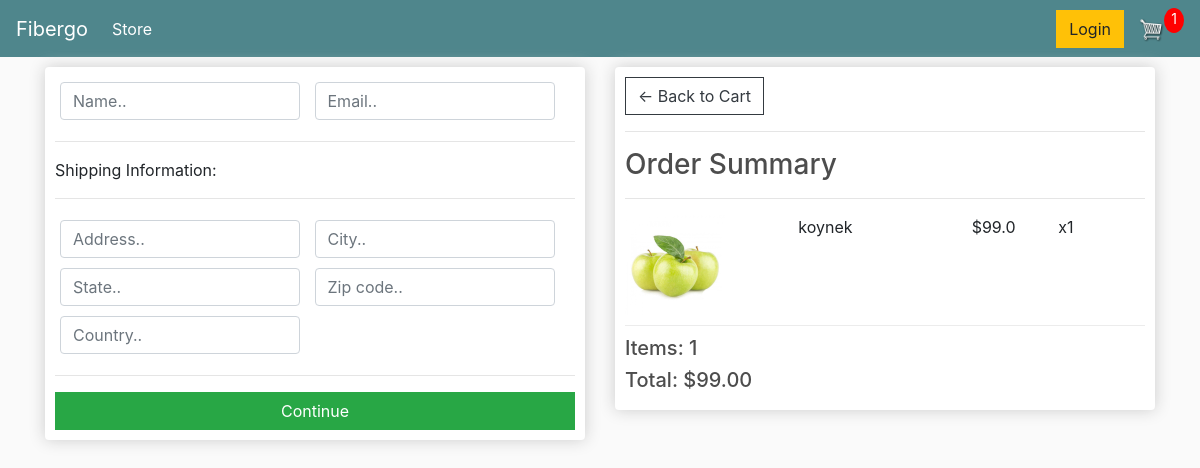
/checkout/ (signed in), run on an earlier commit of the app's database.
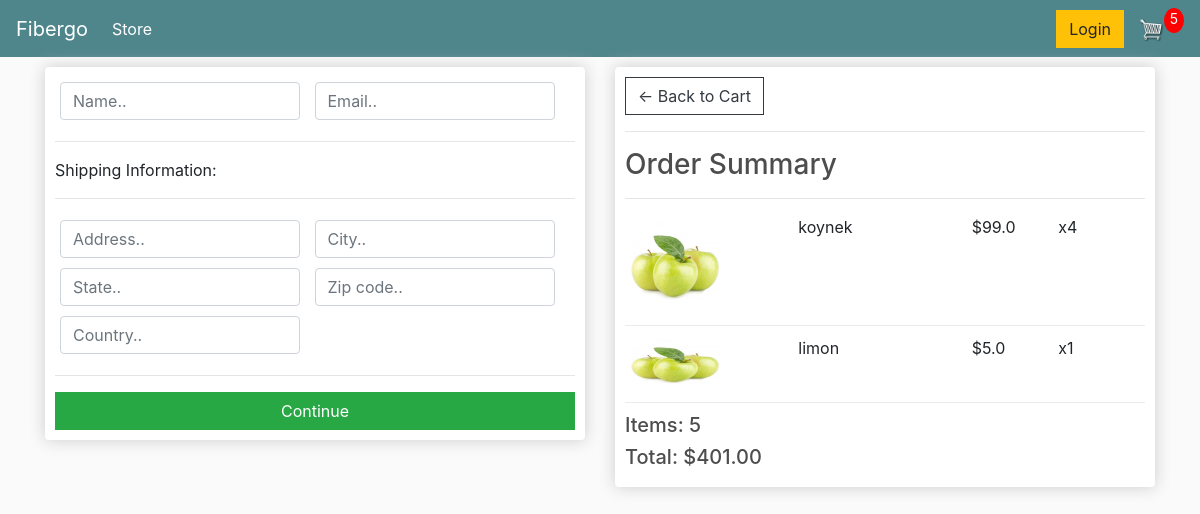
And on a later commit of the database.
### store/models.py (models this page shows, shortened)
class OrderItem(models.Model):
    product = models.ForeignKey(Product, on_delete=models.SET_NULL, blank=True, null=True)
    order = models.ForeignKey(Order, on_delete=models.SET_NULL, blank=True, null=True)
    quantity = models.IntegerField(default=0, blank=True, null=True)
    date_added = models.DateTimeField(auto_now_add=True)
    @property
    def get_total(self):
        total = self.product.price * self.quantity
        return total

class Product(models.Model):
    name = models.CharField(max_length=200)
    price = models.FloatField()
    image = models.ImageField(null=True, blank=True)
    @property
    def imageURL(self):
        try:
            url = self.image.url
        except:
            url = ''
        return url

class Order(models.Model):
    customer = models.ForeignKey(Customer, on_delete=models.SET_NULL, null=True, blank=True)
    date_ordered = models.DateTimeField(auto_now_add=True)
    complete = models.BooleanField(default=False)
    transaction_id = models.CharField(max_length=100, null=True)
    @property
    def shipping(self):
        shipping = False
        orderitems = self.orderitem_set.all()
        for i in orderitems:
                shipping = True
        return shipping
    @property
    def get_cart_total(self):
        orderitems = self.orderitem_set.all()
        total = sum([item.get_total for item in orderitems])
        return total
    @property
    def get_cart_items(self):
        orderitems = self.orderitem_set.all()
        total = sum([item.quantity for item in orderitems])
        return total

### store/views.py (the view)
# urls.py: path('checkout/', views.checkout, name='checkout'),
def checkout(request):
    if request.user.is_authenticated:
        customer = request.user.customer
        order, created = Order.objects.get_or_create(customer=customer, complete=False)
        items = order.orderitem_set.all()
        cartItems = order.get_cart_items
        shipping = True
    else:
        order = {'get_cart_total': 0, 'get_cart_items': 0,'shipping':False}
        items = []
        shipping = False
    context = {'items': items, 'order': order, 'cartItems': cartItems, 'shipping': shipping}
    return render(request, 'store/checkout.html', context)

### store/templates/store/checkout.html (shortened to what this page needs)
{% extends 'store/main.html' %}
{% load static %}
{% block content %}
     <div class="row">
        <div class="col-lg-6">
            <div class="box-element" id="form-wrapper">
                <form id="form">
                    <div id="user-info">
                        <div class="form-field">
                            <input required class="form-control" type="text" name="name" placeholder="Name..">
                        </div>
                        <div class="form-field">
                            <input required class="form-control" type="email" name="email" placeholder="Email..">
                        </div>
                    </div>
                    <div id="shipping-info">
                        <hr>
                        <p>Shipping Information:</p>
                        <hr>
                        <div class="form-field">
                            <input class="form-control" type="text" name="address" placeholder="Address..">
                        </div>
                        <div class="form-field">
                            <input class="form-control" type="text" name="city" placeholder="City..">
                        </div>
                        <div class="form-field">
                            <input class="form-control" type="text" name="state" placeholder="State..">
                        </div>
                        <div class="form-field">
                            <input class="form-control" type="text" name="zipcode" placeholder="Zip code..">
                        </div>
                        <div class="form-field">
                            <input class="form-control" type="text" name="country" placeholder="Country..">
                        </div>
                    </div>
                    <hr>
                    <input id="form-button" class="btn btn-success btn-block" type="submit" value="Continue">
                </form>
            </div>
            <br>
        </div>
        <div class="col-lg-6">
            <div class="box-element">
                <a  class="btn btn-outline-dark" href="{% url 'cart' %}">&#x2190; Back to Cart</a>
                <hr>
                <h3>Order Summary</h3>
                <hr>
                {% for item in items %}
                <div class="cart-row">
                    <div style="flex:2"><img class="row-image" src="{{item.product.imageURL}}"></div>
                    <div style="flex:2"><p>{{item.product.name}}</p></div>
                    <div style="flex:1"><p>${{item.product.price}}</p></div>
                    <div style="flex:1"><p>x{{item.quantity}}</p></div>
                </div>
                {% endfor %}
                <h5>Items:   {{order.get_cart_items}}</h5>
                <h5>Total:   ${{order.get_cart_total|floatformat:2}}</h5>
            </div>
        </div>
    </div>
{% endblock content %}

What changed in the data, as far as the page shows it:
changed OrderItem "koynek": quantity "1" → "4"
added OrderItem: product.imageURL (picture), product.name "limon", product.price "5.0", quantity "1"
changed through a linked row, Order: get_cart_items "1" → "5"; get_cart_total "99.00" → "401.00"
Also different on the page:
{{ cartItems }}: "1" → "5"
